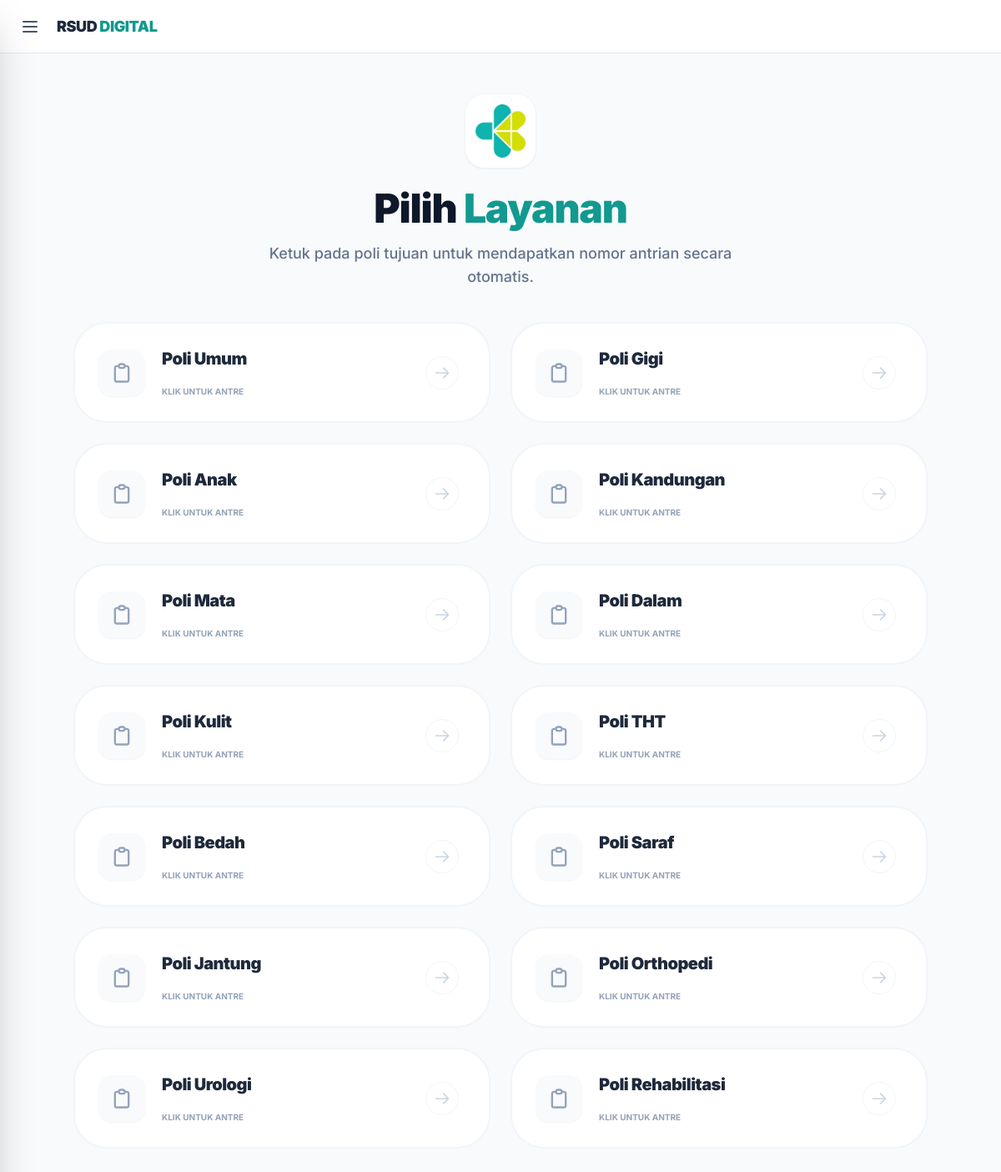
/user, run on the app's committed database.
### tables this page shows
CREATE TABLE services (
    id INTEGER PRIMARY KEY AUTOINCREMENT,
    nama TEXT NOT NULL UNIQUE
);

### app.py (the view)
@app.route('/user')
def user():
    conn = get_db()
    cur = conn.cursor()
    cur.execute("SELECT id, nama FROM services")
    services = cur.fetchall()
    conn.close()
    return render_template('user.html', services=services)

### app.py (called while the page is built)
def get_db():
    conn = sqlite3.connect(DB)
    conn.row_factory = sqlite3.Row
    return conn

### templates/user.html (shortened to what this page needs)
{% extends "navbar.html" %}
{% block content %}
<div class="min-h-screen flex flex-col items-center px-6 pt-[8px]">
    <header class="w-full max-w-4xl text-center my-10 animate-fade-in">
        <div class="flex justify-center mb-6">
            <div class="p-3 bg-white rounded-3xl shadow-sm border border-slate-100">
                <img src="{{ url_for('static', filename='img/logo.jpg') }}"
                     alt="Logo Puskesmas"
                     class="h-16 w-auto object-contain">
            </div>
        </div>
        <h1 class="text-4xl md:text-5xl font-black text-slate-900 tracking-tight leading-none">
            Pilih <span class="text-primary">Layanan</span>
        </h1>
        <p class="text-slate-500 mt-4 text-base md:text-lg max-w-xl mx-auto font-medium">
            Ketuk pada poli tujuan untuk mendapatkan nomor antrian secara otomatis.
        </p>
    </header>
    <main class="w-full max-w-5xl">
        <form action="/ambil" method="post">
            <div class="grid grid-cols-1 md:grid-cols-2 gap-6">
                {% for s in services %}
                <button type="submit" name="service_id" value="{{ s[0] }}"
                    class="group relative bg-white border-2 border-slate-100 hover:border-primary p-1 rounded-[2.5rem] transition-all duration-200 active:scale-[0.98]">
                    <div class="bg-white p-6 rounded-[2.3rem] flex items-center justify-between group-hover:bg-primary-light transition-colors">
                        <div class="flex items-center space-x-5">
                            <div class="w-14 h-14 bg-slate-50 group-hover:bg-primary rounded-2xl flex items-center justify-center transition-all duration-200 shadow-sm group-hover:shadow-primary/20 group-hover:shadow-lg">
                            </div>
                            <div class="text-left">
                                <h3 class="text-xl font-black text-slate-800 tracking-tight">{{ s[1] }}</h3>
                                <p class="text-[10px] font-bold text-slate-400 uppercase group-hover:hidden transition-all">Klik Untuk Antre</p>
                            </div>
                        </div>
                        <div class="pr-2">
                            <div class="w-10 h-10 rounded-full border border-slate-100 flex items-center justify-center group-hover:bg-primary group-hover:border-primary transition-all">
                                <svg class="w-5 h-5 text-slate-300 group-hover:text-white" fill="none" stroke="currentColor" viewBox="0 0 24 24">
                                    <path stroke-linecap="round" stroke-linejoin="round" stroke-width="2" d="M14 5l7 7m0 0l-7 7m7-7H3"></path>
                                </svg>
                            </div>
                        </div>
                    </div>
                </button>
                {% endfor %}
            </div>
        </form>
    </main>
</div>
{% endblock %}

### templates/navbar.html (shortened to what this page needs)
<!DOCTYPE html>
<html lang="id">
<head>
    <script src="https://cdn.tailwindcss.com"></script>
</head>
<body class="bg-slate-50 text-slate-900">
    <nav class="bg-white border-b border-slate-200 fixed w-full z-[60] top-0 left-0 h-16 flex items-center px-4">
        <div class="flex items-center justify-between w-full max-w-7xl mx-auto">
            <div class="flex items-center gap-3">
                <button id="menu-btn" class="p-2 hover:bg-slate-100 rounded-xl transition-colors">
                    <svg xmlns="http://www.w3.org/2000/svg" class="h-6 w-6 text-slate-600" fill="none" viewBox="0 0 24 24" stroke="currentColor">
                        <path stroke-linecap="round" stroke-linejoin="round" stroke-width="2" d="M4 6h16M4 12h16M4 18h16" />
                    </svg>
                </button>
                <span class="font-black text-slate-800 text-lg tracking-tight uppercase">
                    RSUD <span class="text-primary">DIGITAL</span>
                </span>
            </div>
        </div>
    </nav>
    <main class="pt-16">
        {% block content %}{% endblock %}
    </main>
</body>
</html>

### templates/navbar.html (style rules this page uses)
body { font-family: 'Inter', sans-serif; -webkit-font-smoothing: antialiased; }

### templates/user.html (style rules this page uses)
.animate-fade-in { animation: fadeIn 0.3s ease-out forwards; }

### data on the page
services: {{ s[0] }} 1 (drawn), nama "Poli Umum"
services: {{ s[0] }} 2 (drawn), nama "Poli Gigi"
services: {{ s[0] }} 3 (drawn), nama "Poli Anak"
services: {{ s[0] }} 4 (drawn), nama "Poli Kandungan"
services: {{ s[0] }} 5 (drawn), nama "Poli Mata"
services: {{ s[0] }} 6 (drawn), nama "Poli Dalam"
services: {{ s[0] }} 7 (drawn), nama "Poli Kulit"
services: {{ s[0] }} 8 (drawn), nama "Poli THT"
services: {{ s[0] }} 9 (drawn), nama "Poli Bedah"
services: {{ s[0] }} 10 (drawn), nama "Poli Saraf"
services: {{ s[0] }} 11 (drawn), nama "Poli Jantung"
services: {{ s[0] }} 12 (drawn), nama "Poli Orthopedi"
services: {{ s[0] }} 13 (drawn), nama "Poli Urologi"
services: {{ s[0] }} 14 (drawn), nama "Poli Rehabilitasi"
